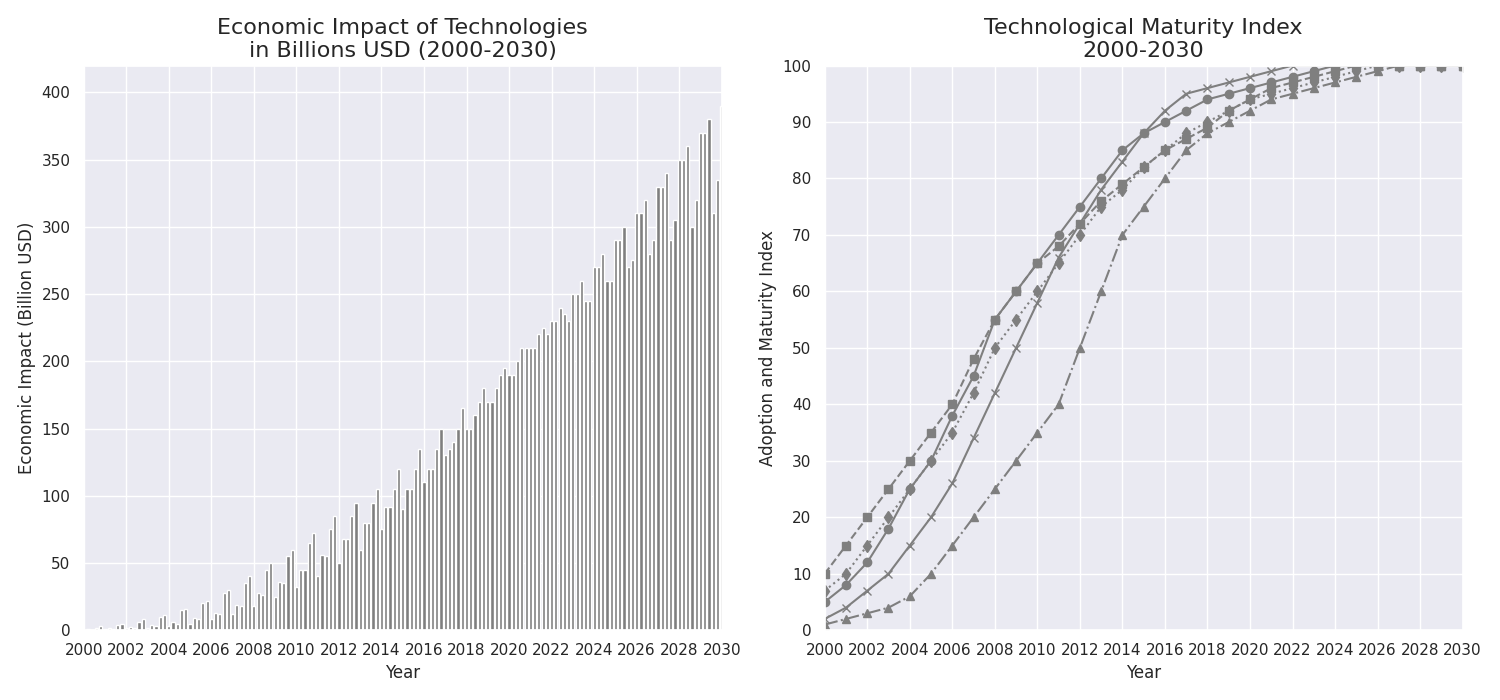

Source code (Python):
import matplotlib.pyplot as plt
import numpy as np

years = np.arange(2000, 2031)

# Hypothetical data for economic impact in billion USD
ai_economic_impact = [1, 2, 4, 6, 10, 15, 20, 28, 35, 45, 55, 65, 75, 85, 95, 105, 120, 135, 150, 170, 190, 210, 225, 235, 245, 260, 270, 280, 290, 300, 310]
renewable_energy_economic_impact = [2, 3, 5, 8, 11, 16, 22, 30, 40, 50, 60, 72, 85, 95, 105, 120, 135, 150, 165, 180, 195, 210, 220, 230, 245, 260, 275, 290, 305, 320, 335]
quantum_computing_economic_impact = [0.5, 1, 1.5, 2, 3, 5, 8, 12, 18, 25, 32, 40, 50, 60, 75, 90, 110, 130, 150, 170, 190, 210, 230, 250, 270, 290, 310, 330, 350, 370, 390]
biotechnology_economic_impact = [1, 1.5, 2.5, 4, 6, 9, 13, 19, 28, 36, 45, 56, 68, 80, 92, 105, 120, 135, 150, 170, 190, 210, 230, 250, 270, 290, 310, 330, 350, 370, 390]
cyber_security_economic_impact = [0.5, 1, 2, 3, 5, 8, 12, 18, 26, 35, 45, 55, 68, 80, 92, 105, 120, 140, 160, 180, 200, 220, 240, 260, 280, 300, 320, 340, 360, 380, 400]

# Hypothetical data for technological growth
ai_growth = [5, 8, 12, 18, 25, 30, 38, 45, 55, 60, 65, 70, 75, 80, 85, 88, 90, 92, 94, 95, 96, 97, 98, 99, 100, 100, 100, 100, 100, 100, 100]
renewable_energy_growth = [10, 15, 20, 25, 30, 35, 40, 48, 55, 60, 65, 68, 72, 76, 79, 82, 85, 87, 89, 92, 94, 96, 97, 98, 99, 100, 100, 100, 100, 100, 100]
quantum_computing_growth = [1, 2, 3, 4, 6, 10, 15, 20, 25, 30, 35, 40, 50, 60, 70, 75, 80, 85, 88, 90, 92, 94, 95, 96, 97, 98, 99, 100, 100, 100, 100]
biotechnology_growth = [7, 10, 15, 20, 25, 30, 35, 42, 50, 55, 60, 65, 70, 75, 78, 82, 85, 88, 90, 92, 94, 95, 96, 97, 98, 99, 100, 100, 100, 100, 100]
cyber_security_growth = [2, 4, 7, 10, 15, 20, 26, 34, 42, 50, 58, 66, 72, 78, 83, 88, 92, 95, 96, 97, 98, 99, 100, 100, 100, 100, 100, 100, 100, 100, 100]

fig, (ax1, ax2) = plt.subplots(1, 2, figsize=(15, 7))

# Applying a single color across all data groups: 'tab:gray'
single_color = 'tab:gray'

ax1.bar(years - 0.4, ai_economic_impact, width=0.15, color=single_color)
ax1.bar(years - 0.2, renewable_energy_economic_impact, width=0.15, color=single_color)
ax1.bar(years, quantum_computing_economic_impact, width=0.15, color=single_color)
ax1.bar(years + 0.2, biotechnology_economic_impact, width=0.15, color=single_color)
ax1.bar(years + 0.4, cyber_security_economic_impact, width=0.15, color=single_color)

ax1.set_title('Economic Impact of Technologies\nin Billions USD (2000-2030)', fontsize=16)
ax1.set_xlabel('Year', fontsize=12)
ax1.set_ylabel('Economic Impact (Billion USD)', fontsize=12)
ax1.set_xticks(np.arange(2000, 2031, 2))
ax1.set_xlim(2000, 2030)

ax2.plot(years, ai_growth, marker='o', color=single_color, linestyle='-')
ax2.plot(years, renewable_energy_growth, marker='s', color=single_color, linestyle='--')
ax2.plot(years, quantum_computing_growth, marker='^', color=single_color, linestyle='-.')
ax2.plot(years, biotechnology_growth, marker='d', color=single_color, linestyle=':')
ax2.plot(years, cyber_security_growth, marker='x', color=single_color, linestyle='-')

ax2.set_title('Technological Maturity Index\n2000-2030', fontsize=16)
ax2.set_xlabel('Year', fontsize=12)
ax2.set_ylabel('Adoption and Maturity Index', fontsize=12)
ax2.set_xticks(np.arange(2000, 2031, 2))
ax2.set_yticks(np.arange(0, 101, 10))
ax2.set_xlim(2000, 2030)
ax2.set_ylim(0, 100)

plt.tight_layout()
plt.show()
